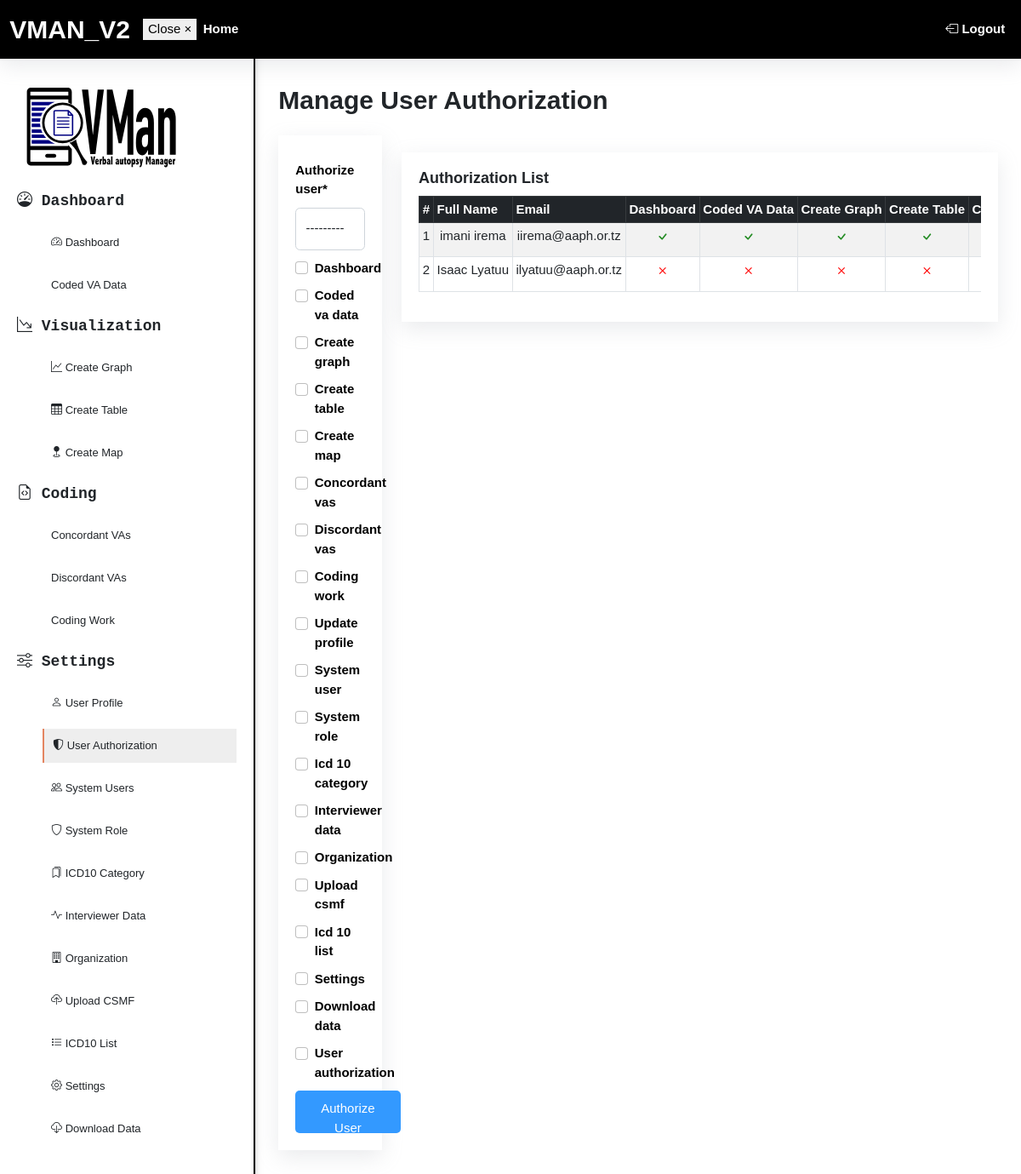
Screenshot of /user-authorization/ (signed in) with the database file from the repository.
### dashboard/models.py (models this page shows, shortened)
class Authorization(models.Model):
    id = models.UUIDField(primary_key=True, default=uuid.uuid4, editable=False)
    authorize_user = models.ForeignKey(User, on_delete = models.CASCADE)
    dashboard = models.BooleanField(default = False)
    coded_va_data = models.BooleanField(default = False)
    create_graph = models.BooleanField(default = False)
    create_table = models.BooleanField(default = False)
    create_map = models.BooleanField(default = False)
    concordant_vas = models.BooleanField(default = False)
    discordant_vas = models.BooleanField(default = False)
    coding_work = models.BooleanField(default = False)
    update_profile = models.BooleanField(default = False)
    system_user = models.BooleanField(default = False)
    system_role = models.BooleanField(default = False)
    icd_10_category = models.BooleanField(default = False)
    interviewer_data = models.BooleanField(default = False)
    organization = models.BooleanField(default = False)
    upload_csmf = models.BooleanField(default = False)
    icd_10_list = models.BooleanField(default = False)
    settings = models.BooleanField(default = False)
    download_data = models.BooleanField(default = False)
    user_authorization = models.BooleanField(default = False)
    created_at = models.DateTimeField(auto_now_add = True)
    updated_at = models.DateTimeField(auto_now = True)
    class Meta:
        verbose_name_plural = 'Authorization List'

### dashboard/views.py (the view, shortened to what this page needs)
# urls.py: path('user-authorization/', views.manageAuthorization, name = 'manageAuthorization')
@cache_control(no_cache=True, must_revalidate=True, no_store=True)
@login_required
def manageAuthorization(request):
    form = AuthorizationForm()
    get_authorization_list = Authorization.objects.all().order_by('authorize_user')
    template_name = 'dashboard/authorised.html'
    context = {
        'form': form,
        'get_authorization_list': get_authorization_list
    }
    return render(request, template_name, context)

### dashboard/forms.py
class AuthorizationForm(forms.ModelForm):
    class Meta:
        model = Authorization
        fields = '__all__'
        exclude = ['created_at', 'updated_at']

### templates/dashboard/authorised.html (shortened to what this page needs)
{% extends '../base.html' %}
{% load crispy_forms_tags %}
{% block content %}
  <div class="authorization_page">
    <div class="container-fluid">
      <div class="row mb-4">
        <div class="col-md-12">
          <div class="title_section">
            <h1>Manage User Authorization</h1>
          </div>
        </div>
      </div>
      <div class="row">
        <div class="col-md-2">
          <div class="form_content">
            <form class="" action="" method="post">
              {{ form|crispy }}
              <button type="submit" class="btn" name="authorize_user_button">Authorize User</button>
            </form>
          </div>
        </div>
        <div class="col-md-10">
          <div class="list_content">
            <h1>Authorization List</h1>
            <div class="table-responsive">
              <table class="table table-sm table-striped table-bordered">
                <thead class="table-dark">
                  <th>#</th>
                  <th>Full Name</th>
                  <th>Email</th>
                  <th>Dashboard</th>
                  <th>Coded VA Data</th>
                  <th>Create Graph</th>
                  <th>Create Table</th>
                  <th>Create Map</th>
                </thead>
                <tbody>
                  {% if get_authorization_list %}
                    {% for authorization in get_authorization_list %}
                      <tr>
                        <td>{{ forloop.counter }}</td>
                        <td>{{ authorization.authorize_user.first_name }} {{ authorization.authorize_user.last_name }}</td>
                        <td>{{ authorization.authorize_user.email }}</td>
                        {% if authorization.dashboard %}
                          <td><i class="bi bi-check"></i></td>
                        {% else %}
                          <td><i class="bi bi-x"></i></td>
                        {% endif %}
                        {% if authorization.coded_va_data %}
                          <td><i class="bi bi-check"></i></td>
                        {% else %}
                          <td><i class="bi bi-x"></i></td>
                        {% endif %}
                        {% if authorization.create_graph %}
                          <td><i class="bi bi-check"></i></td>
                        {% else %}
                          <td><i class="bi bi-x"></i></td>
                        {% endif %}
                        {% if authorization.create_table %}
                          <td><i class="bi bi-check"></i></td>
                        {% else %}
                          <td><i class="bi bi-x"></i></td>
                        {% endif %}
                        {% if authorization.create_map %}
                          <td><i class="bi bi-check"></i></td>
                        {% else %}
                          <td></td>
                        {% endif %}
                      </tr>
                    {% endfor %}
                  {% else %}
                  <tr>
                    <td colspan="25" style="text-align: center">No authorization done yet.</td>
                  </tr>
                  {% endif %}
                </tbody>
              </table>
            </div>
          </div>
        </div>
      </div>
    </div>
  </div>
{% endblock %}

### static/css/customcss.css (style rules this page uses)
:root { --fontFamily: 'Montserrat', sans-serif; --mainColor: #000; --whiteColor: #ffffff; --blueColor: #3399ff; --redColor: #ff0000; --greenColor: #228B22; --fontSizeH1: 50px; --fontSizeH2: 30px; --fontSizeH3: 18px; --fontSizeNormal: 14px; --fontBold: bold; --justifyCenter: center; --grayColor: #eeeeee; --buttonLoginColor: #E48561; --borderButtonLoginColor:#E48561 }
body { font-family: var(--fontFamily); }
label { display: block; font-weight: bold; color: #000; margin-top: 10px; margin-bottom: 10px; border-radius: 5px; font-family: var(--fontFamily); }
input { outline: none; height: 50px; background: var(--whiteColor); border: 2px solid var(--grayColor); padding-left: 10px; }
select { outline: none; height: 50px; background: var(--whiteColor); border: 2px solid var(--grayColor); padding-left: 10px; }
table thead tr th { white-space:nowrap; }
table tbody tr td { white-space:nowrap; }
.authorization_page { padding: 100px 0px; }
.authorization_page .title_section h1 { margin: auto; font-size: var(--fontSizeH2); font-weight: var(--fontBold); font-family: var(--fontFamily); }
.authorization_page .form_content { background: var(--whiteColor); box-shadow: rgba(149, 157, 165, 0.2) 0px 8px 24px; padding: 20px; }
.authorization_page .form_content form button { display: block; background: var(--blueColor); color: var(--whiteColor); border: none; border-radius: 5px; margin-top: 10px; height: 50px; padding: 10px 30px; }
.authorization_page .list_content { margin-top: 20px; background: var(--whiteColor); box-shadow: rgba(149, 157, 165, 0.2) 0px 8px 24px; padding: 20px; }
.authorization_page .list_content h1 { margin: auto; font-size: var(--fontSizeH3); font-weight: var(--fontBold); font-family: var(--fontFamily); margin-bottom: 10px; }
.authorization_page table tr td { text-align: center; }
table tr td i.bi-check { color: var(--greenColor); font-weight: bold; font-size: 18px; }
table tr td i.bi-x { color: var(--redColor); font-weight: bold; font-size: 18px; }

### static/css/customcss_.css (style rules this page uses)
html { box-sizing:border-box }
*,*:before,*:after { box-sizing:inherit }
html { -ms-text-size-adjust:100%;-webkit-text-size-adjust:100% }
body { margin:0 }
button,input,select,textarea,optgroup { font:inherit;margin:0 }
button,input { overflow:visible }
button,select { text-transform:none }
button,[type=button],[type=reset],[type=submit] { -webkit-appearance:button }
[type=checkbox],[type=radio] { padding:0 }
html,body { font-family:Verdana,sans-serif;font-size:15px;line-height:1.5 }
html { overflow-x:hidden }
h1 { font-size:36px }
h1,h2,h3,h4,h5,h6 { font-family:"Segoe UI",Arial,sans-serif;font-weight:400;margin:10px 0 }

### rows the page displays
Authorization: authorize_user.first_name "imani", authorize_user.last_name "irema", authorize_user.email "iirema@aaph.or.tz", dashboard True (drawn), coded_va_data True (drawn), create_graph True (drawn), create_table True (drawn)
Authorization: authorize_user.first_name "Isaac", authorize_user.last_name "Lyatuu", authorize_user.email "ilyatuu@aaph.or.tz", dashboard False (drawn), coded_va_data False (drawn), create_graph False (drawn), create_table False (drawn)
